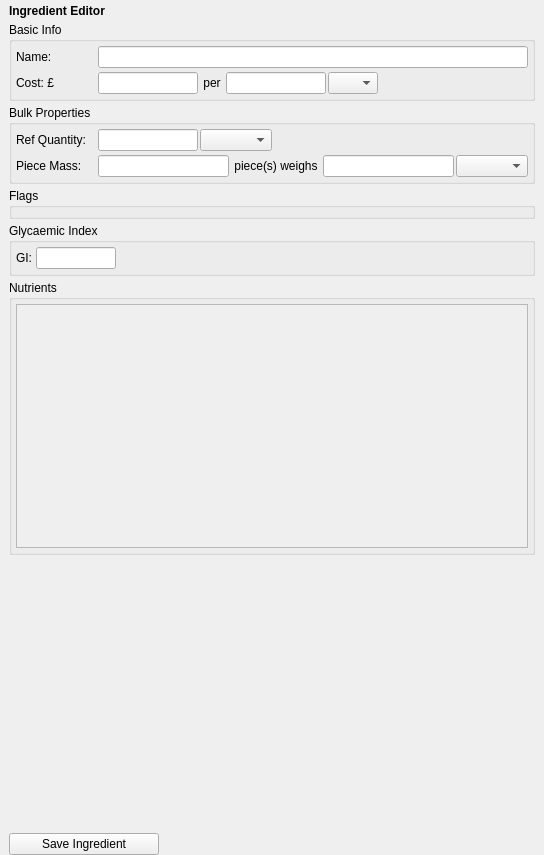
<?xml version="1.0" encoding="UTF-8"?>
<ui version="4.0">
 <class>wg_ingredient_editor</class>
 <widget class="QWidget" name="wg_ingredient_editor">
  <property name="geometry">
   <rect>
    <x>0</x>
    <y>0</y>
    <width>544</width>
    <height>855</height>
   </rect>
  </property>
  <property name="sizePolicy">
   <sizepolicy hsizetype="Preferred" vsizetype="Preferred">
    <horstretch>0</horstretch>
    <verstretch>0</verstretch>
   </sizepolicy>
  </property>
  <property name="minimumSize">
   <size>
    <width>0</width>
    <height>0</height>
   </size>
  </property>
  <property name="windowTitle">
   <string>Form</string>
  </property>
  <layout class="QVBoxLayout" name="verticalLayout">
   <property name="spacing">
    <number>4</number>
   </property>
   <property name="leftMargin">
    <number>9</number>
   </property>
   <property name="topMargin">
    <number>4</number>
   </property>
   <property name="rightMargin">
    <number>9</number>
   </property>
   <property name="bottomMargin">
    <number>0</number>
   </property>
   <item>
    <widget class="QLabel" name="label">
     <property name="font">
      <font>
       <bold>true</bold>
      </font>
     </property>
     <property name="text">
      <string>Ingredient Editor</string>
     </property>
    </widget>
   </item>
   <item>
    <widget class="QGroupBox" name="gbx_basic_info">
     <property name="title">
      <string>Basic Info</string>
     </property>
     <layout class="QVBoxLayout" name="verticalLayout_2">
      <property name="spacing">
       <number>4</number>
      </property>
      <property name="leftMargin">
       <number>4</number>
      </property>
      <property name="topMargin">
       <number>4</number>
      </property>
      <property name="rightMargin">
       <number>4</number>
      </property>
      <property name="bottomMargin">
       <number>4</number>
      </property>
      <item>
       <widget class="QWidget" name="wg_name" native="true">
        <layout class="QHBoxLayout" name="horizontalLayout_2">
         <property name="spacing">
          <number>2</number>
         </property>
         <property name="leftMargin">
          <number>0</number>
         </property>
         <property name="topMargin">
          <number>0</number>
         </property>
         <property name="rightMargin">
          <number>0</number>
         </property>
         <property name="bottomMargin">
          <number>0</number>
         </property>
         <item>
          <widget class="QLabel" name="label_2">
           <property name="sizePolicy">
            <sizepolicy hsizetype="Fixed" vsizetype="Preferred">
             <horstretch>0</horstretch>
             <verstretch>0</verstretch>
            </sizepolicy>
           </property>
           <property name="minimumSize">
            <size>
             <width>80</width>
             <height>0</height>
            </size>
           </property>
           <property name="maximumSize">
            <size>
             <width>16777215</width>
             <height>16777215</height>
            </size>
           </property>
           <property name="text">
            <string>Name:</string>
           </property>
          </widget>
         </item>
         <item>
          <widget class="QLineEdit" name="txt_ingredient_name">
           <property name="minimumSize">
            <size>
             <width>0</width>
             <height>0</height>
            </size>
           </property>
           <property name="maximumSize">
            <size>
             <width>16777215</width>
             <height>16777215</height>
            </size>
           </property>
          </widget>
         </item>
        </layout>
       </widget>
      </item>
      <item>
       <widget class="QWidget" name="wg_cost" native="true">
        <layout class="QHBoxLayout" name="horizontalLayout">
         <property name="spacing">
          <number>2</number>
         </property>
         <property name="leftMargin">
          <number>0</number>
         </property>
         <property name="topMargin">
          <number>0</number>
         </property>
         <property name="rightMargin">
          <number>0</number>
         </property>
         <property name="bottomMargin">
          <number>0</number>
         </property>
         <item>
          <widget class="QLabel" name="label_3">
           <property name="sizePolicy">
            <sizepolicy hsizetype="Fixed" vsizetype="Preferred">
             <horstretch>0</horstretch>
             <verstretch>0</verstretch>
            </sizepolicy>
           </property>
           <property name="minimumSize">
            <size>
             <width>80</width>
             <height>0</height>
            </size>
           </property>
           <property name="text">
            <string>Cost: £</string>
           </property>
          </widget>
         </item>
         <item>
          <widget class="QLineEdit" name="lineEdit_2">
           <property name="sizePolicy">
            <sizepolicy hsizetype="Fixed" vsizetype="Fixed">
             <horstretch>0</horstretch>
             <verstretch>0</verstretch>
            </sizepolicy>
           </property>
           <property name="minimumSize">
            <size>
             <width>0</width>
             <height>0</height>
            </size>
           </property>
           <property name="maximumSize">
            <size>
             <width>100</width>
             <height>16777215</height>
            </size>
           </property>
          </widget>
         </item>
         <item>
          <widget class="QLabel" name="label_5">
           <property name="text">
            <string> per </string>
           </property>
          </widget>
         </item>
         <item>
          <widget class="QLineEdit" name="lineEdit_3">
           <property name="sizePolicy">
            <sizepolicy hsizetype="Fixed" vsizetype="Fixed">
             <horstretch>0</horstretch>
             <verstretch>0</verstretch>
            </sizepolicy>
           </property>
           <property name="maximumSize">
            <size>
             <width>100</width>
             <height>16777215</height>
            </size>
           </property>
          </widget>
         </item>
         <item>
          <widget class="QComboBox" name="cmb_cost_units">
           <property name="sizePolicy">
            <sizepolicy hsizetype="Fixed" vsizetype="Fixed">
             <horstretch>0</horstretch>
             <verstretch>0</verstretch>
            </sizepolicy>
           </property>
           <property name="minimumSize">
            <size>
             <width>0</width>
             <height>0</height>
            </size>
           </property>
           <property name="maximumSize">
            <size>
             <width>50</width>
             <height>16777215</height>
            </size>
           </property>
          </widget>
         </item>
         <item>
          <spacer name="horizontalSpacer_2">
           <property name="orientation">
            <enum>Qt::Horizontal</enum>
           </property>
           <property name="sizeHint" stdset="0">
            <size>
             <width>40</width>
             <height>20</height>
            </size>
           </property>
          </spacer>
         </item>
        </layout>
       </widget>
      </item>
     </layout>
    </widget>
   </item>
   <item>
    <widget class="QGroupBox" name="gbx_bulk_properties">
     <property name="title">
      <string>Bulk Properties</string>
     </property>
     <layout class="QVBoxLayout" name="verticalLayout_3">
      <property name="spacing">
       <number>4</number>
      </property>
      <property name="leftMargin">
       <number>4</number>
      </property>
      <property name="topMargin">
       <number>4</number>
      </property>
      <property name="rightMargin">
       <number>4</number>
      </property>
      <property name="bottomMargin">
       <number>4</number>
      </property>
      <item>
       <widget class="QWidget" name="wg_ref_qty" native="true">
        <layout class="QHBoxLayout" name="horizontalLayout_3">
         <property name="spacing">
          <number>2</number>
         </property>
         <property name="leftMargin">
          <number>0</number>
         </property>
         <property name="topMargin">
          <number>0</number>
         </property>
         <property name="rightMargin">
          <number>0</number>
         </property>
         <property name="bottomMargin">
          <number>0</number>
         </property>
         <item>
          <widget class="QLabel" name="label_6">
           <property name="sizePolicy">
            <sizepolicy hsizetype="Fixed" vsizetype="Preferred">
             <horstretch>0</horstretch>
             <verstretch>0</verstretch>
            </sizepolicy>
           </property>
           <property name="minimumSize">
            <size>
             <width>80</width>
             <height>0</height>
            </size>
           </property>
           <property name="text">
            <string>Ref Quantity:</string>
           </property>
          </widget>
         </item>
         <item>
          <widget class="QLineEdit" name="lineEdit_4">
           <property name="sizePolicy">
            <sizepolicy hsizetype="Fixed" vsizetype="Fixed">
             <horstretch>0</horstretch>
             <verstretch>0</verstretch>
            </sizepolicy>
           </property>
           <property name="minimumSize">
            <size>
             <width>0</width>
             <height>0</height>
            </size>
           </property>
           <property name="maximumSize">
            <size>
             <width>100</width>
             <height>16777215</height>
            </size>
           </property>
          </widget>
         </item>
         <item>
          <widget class="QComboBox" name="comboBox_2">
           <property name="sizePolicy">
            <sizepolicy hsizetype="Fixed" vsizetype="Fixed">
             <horstretch>0</horstretch>
             <verstretch>0</verstretch>
            </sizepolicy>
           </property>
           <property name="maximumSize">
            <size>
             <width>100</width>
             <height>16777215</height>
            </size>
           </property>
          </widget>
         </item>
         <item>
          <spacer name="horizontalSpacer">
           <property name="orientation">
            <enum>Qt::Horizontal</enum>
           </property>
           <property name="sizeHint" stdset="0">
            <size>
             <width>40</width>
             <height>20</height>
            </size>
           </property>
          </spacer>
         </item>
        </layout>
       </widget>
      </item>
      <item>
       <widget class="QWidget" name="wg_piece_mass" native="true">
        <layout class="QHBoxLayout" name="horizontalLayout_4">
         <property name="spacing">
          <number>2</number>
         </property>
         <property name="leftMargin">
          <number>0</number>
         </property>
         <property name="topMargin">
          <number>0</number>
         </property>
         <property name="rightMargin">
          <number>0</number>
         </property>
         <property name="bottomMargin">
          <number>0</number>
         </property>
         <item>
          <widget class="QLabel" name="label_4">
           <property name="sizePolicy">
            <sizepolicy hsizetype="Fixed" vsizetype="Preferred">
             <horstretch>0</horstretch>
             <verstretch>0</verstretch>
            </sizepolicy>
           </property>
           <property name="minimumSize">
            <size>
             <width>80</width>
             <height>0</height>
            </size>
           </property>
           <property name="text">
            <string>Piece Mass:</string>
           </property>
          </widget>
         </item>
         <item>
          <widget class="QLineEdit" name="lineEdit"/>
         </item>
         <item>
          <widget class="QLabel" name="label_7">
           <property name="text">
            <string> piece(s) weighs </string>
           </property>
          </widget>
         </item>
         <item>
          <widget class="QLineEdit" name="lineEdit_5"/>
         </item>
         <item>
          <widget class="QComboBox" name="comboBox_3"/>
         </item>
        </layout>
       </widget>
      </item>
     </layout>
    </widget>
   </item>
   <item>
    <widget class="QGroupBox" name="gbx_flags">
     <property name="minimumSize">
      <size>
       <width>0</width>
       <height>0</height>
      </size>
     </property>
     <property name="title">
      <string>Flags</string>
     </property>
     <layout class="QVBoxLayout" name="lyt_flags">
      <property name="spacing">
       <number>0</number>
      </property>
      <property name="leftMargin">
       <number>0</number>
      </property>
      <property name="topMargin">
       <number>0</number>
      </property>
      <property name="rightMargin">
       <number>0</number>
      </property>
      <property name="bottomMargin">
       <number>0</number>
      </property>
     </layout>
    </widget>
   </item>
   <item>
    <widget class="QGroupBox" name="gbx_glycaemic_index">
     <property name="enabled">
      <bool>true</bool>
     </property>
     <property name="title">
      <string>Glycaemic Index</string>
     </property>
     <layout class="QHBoxLayout" name="horizontalLayout_5">
      <property name="spacing">
       <number>4</number>
      </property>
      <property name="leftMargin">
       <number>4</number>
      </property>
      <property name="topMargin">
       <number>4</number>
      </property>
      <property name="rightMargin">
       <number>4</number>
      </property>
      <property name="bottomMargin">
       <number>4</number>
      </property>
      <item>
       <widget class="QLabel" name="label_8">
        <property name="text">
         <string>GI:</string>
        </property>
       </widget>
      </item>
      <item>
       <widget class="QLineEdit" name="lineEdit_6">
        <property name="sizePolicy">
         <sizepolicy hsizetype="Fixed" vsizetype="Fixed">
          <horstretch>0</horstretch>
          <verstretch>0</verstretch>
         </sizepolicy>
        </property>
        <property name="maximumSize">
         <size>
          <width>80</width>
          <height>16777215</height>
         </size>
        </property>
       </widget>
      </item>
      <item>
       <spacer name="horizontalSpacer_3">
        <property name="orientation">
         <enum>Qt::Horizontal</enum>
        </property>
        <property name="sizeHint" stdset="0">
         <size>
          <width>40</width>
          <height>20</height>
         </size>
        </property>
       </spacer>
      </item>
     </layout>
    </widget>
   </item>
   <item>
    <widget class="QGroupBox" name="gbx_nutrients">
     <property name="minimumSize">
      <size>
       <width>0</width>
       <height>0</height>
      </size>
     </property>
     <property name="maximumSize">
      <size>
       <width>16777215</width>
       <height>300</height>
      </size>
     </property>
     <property name="title">
      <string>Nutrients</string>
     </property>
     <layout class="QVBoxLayout" name="verticalLayout_4">
      <property name="spacing">
       <number>0</number>
      </property>
      <property name="leftMargin">
       <number>4</number>
      </property>
      <property name="topMargin">
       <number>4</number>
      </property>
      <property name="rightMargin">
       <number>4</number>
      </property>
      <property name="bottomMargin">
       <number>4</number>
      </property>
      <item>
       <widget class="QScrollArea" name="scrollArea">
        <property name="maximumSize">
         <size>
          <width>16777215</width>
          <height>16777215</height>
         </size>
        </property>
        <property name="widgetResizable">
         <bool>true</bool>
        </property>
        <widget class="QWidget" name="scl_nutrients">
         <property name="geometry">
          <rect>
           <x>0</x>
           <y>0</y>
           <width>510</width>
           <height>265</height>
          </rect>
         </property>
         <layout class="QVBoxLayout" name="lyt_nutrients">
          <property name="spacing">
           <number>2</number>
          </property>
          <property name="leftMargin">
           <number>4</number>
          </property>
          <property name="topMargin">
           <number>4</number>
          </property>
          <property name="rightMargin">
           <number>4</number>
          </property>
          <property name="bottomMargin">
           <number>4</number>
          </property>
         </layout>
        </widget>
       </widget>
      </item>
     </layout>
    </widget>
   </item>
   <item>
    <spacer name="verticalSpacer">
     <property name="orientation">
      <enum>Qt::Vertical</enum>
     </property>
     <property name="sizeHint" stdset="0">
      <size>
       <width>20</width>
       <height>40</height>
      </size>
     </property>
    </spacer>
   </item>
   <item>
    <widget class="QPushButton" name="btn_save_ingredient">
     <property name="sizePolicy">
      <sizepolicy hsizetype="Fixed" vsizetype="Fixed">
       <horstretch>0</horstretch>
       <verstretch>0</verstretch>
      </sizepolicy>
     </property>
     <property name="minimumSize">
      <size>
       <width>150</width>
       <height>0</height>
      </size>
     </property>
     <property name="text">
      <string>Save Ingredient</string>
     </property>
    </widget>
   </item>
  </layout>
 </widget>
 <resources/>
 <connections/>
</ui>
